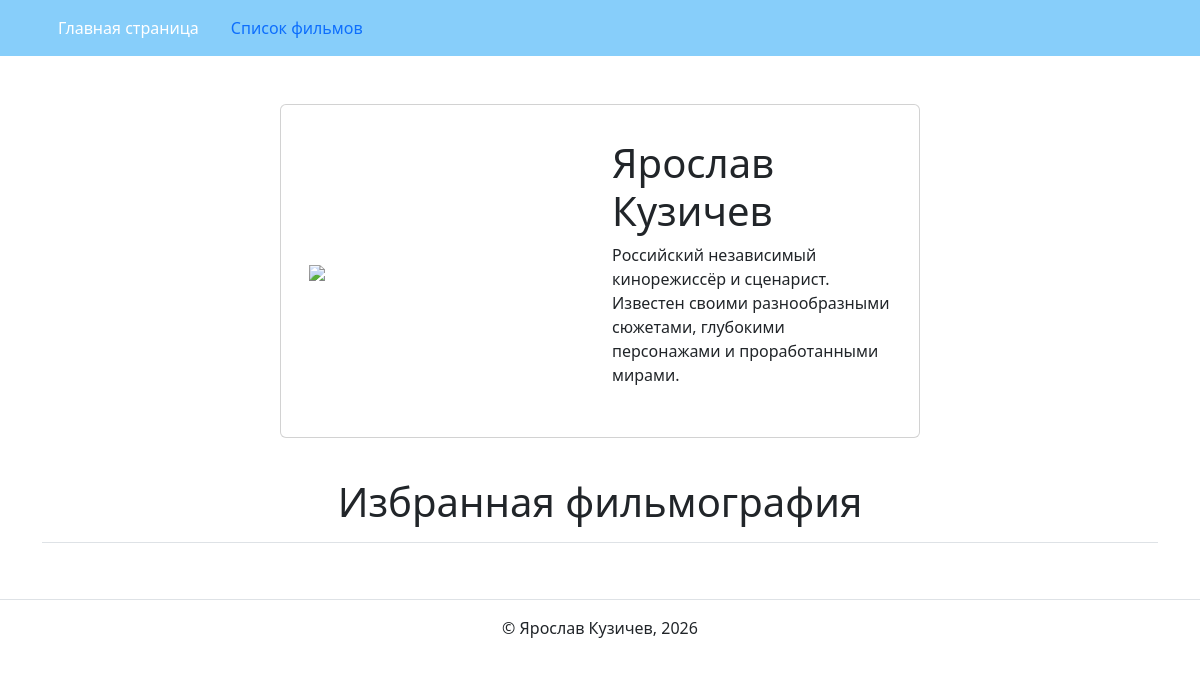
/, run on an earlier commit of the app's database.
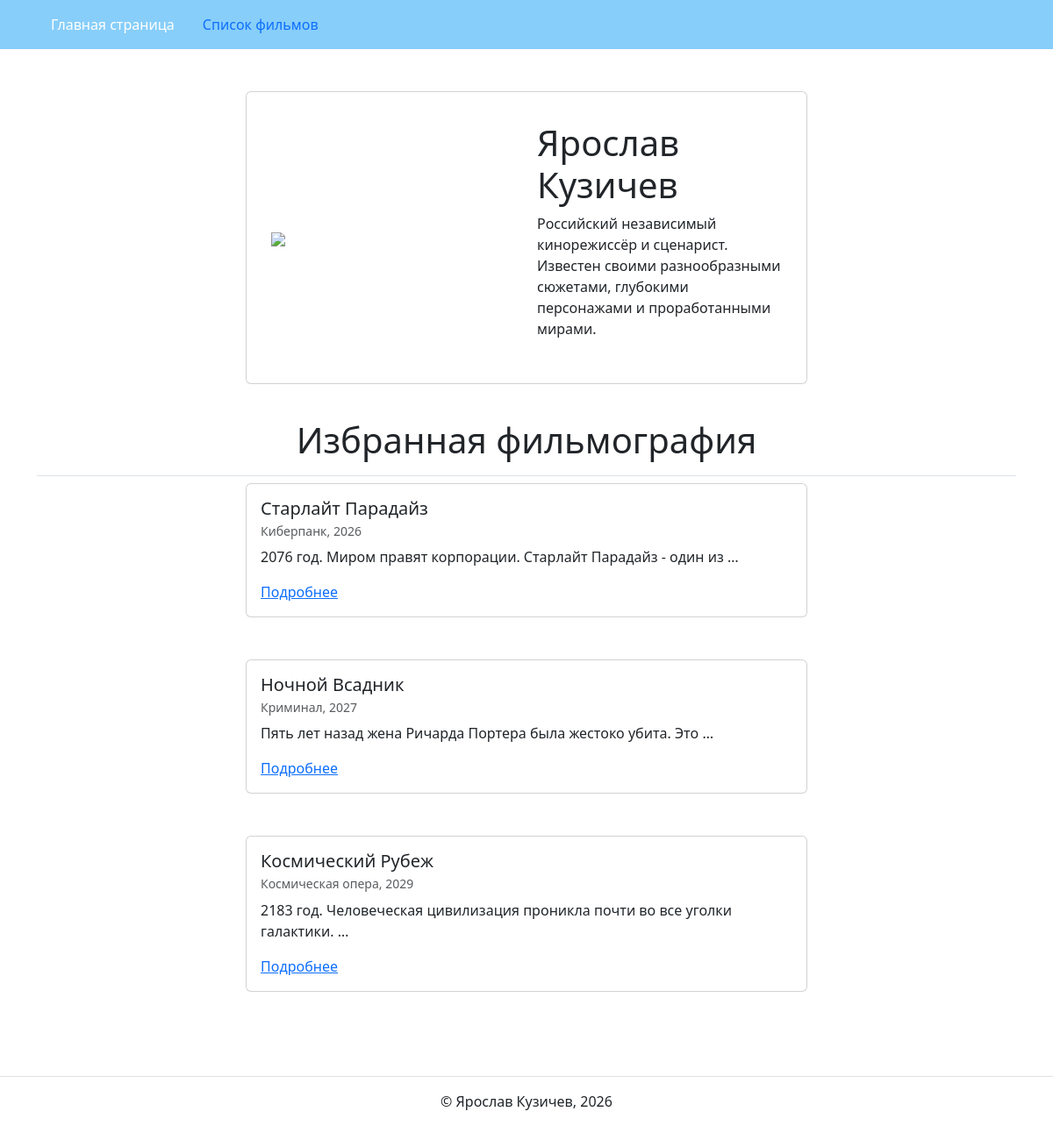
And on a later commit of the database.
### movie_list/models.py (models this page shows, shortened)
class Movie(models.Model):
    title = models.CharField(max_length=256, verbose_name='Название')
    description = models.TextField(verbose_name='Описание')
    genre = models.CharField(max_length=256, verbose_name='Жанр')
    year = models.IntegerField(verbose_name='Год')
    class Meta:
        verbose_name = 'фильм'
        verbose_name_plural = 'Фильмы'

### homepage/views.py (the view)
def index(request):
    template = 'homepage/index.html'
    selected_movies = Movie.objects.filter(
        title__in=['Старлайт Парадайз',
        'Ночной Всадник',
        'Космический Рубеж',]
    ).order_by('year')
    context = {'selected_movies': selected_movies}
    return render(request, template, context)

### templates/homepage/index.html (shortened to what this page needs)
{% extends "base.html" %}
{% block content %}
  <div class="container">
    <div class="col d-flex justify-content-center">
      <div class="card" style="width: 40rem;">
          <div class="card-body">
            <div class="container" style="height: 300px;">
              <div class="row align-items-center h-100">
                <div class="col">
                  <img src="images/Iaroslav_Kuzichev.jpg" height="250">
                </div>
                <div class="col">
                  <h1>Ярослав Кузичев</h1>
                  <p>
                    Российский независимый кинорежиссёр и сценарист.
                    Известен своими разнообразными сюжетами, глубокими персонажами
                    и проработанными мирами.
                  </p>
                </div>
              </div>
            </div>
          </div>
        </div>
      </div>
    </div>
    <br>
    <h1 class="border-bottom text-center py-3">
      Избранная фильмография
    </h1>
    {% for movie in selected_movies %}
      {% include 'includes/movie_card.html' %}
    {% endfor %}
  </div>
{% endblock %}

### templates/includes/movie_card.html
<article class="mb-5">
  <div class="col d-flex justify-content-center">
    <div class="card" style="width: 40rem;">
      <div class="card-body">
        <h5 class="card-title">{{ movie.title }}</h5>
        <h6 class="card-subtitle mb-2 text-muted">
          <small>
            {{ movie.genre}}, {{ movie.year }}
          </small>
        </h6>
        <p class="card-text">{{ movie.description|truncatewords:10 }}</p>
        <a href="{% url 'movie_list:movie_detail' movie.id %}" class="card-link">Подробнее</a>
      </div>
    </div>
  </div>
</article>

What changed in the data, as far as the page shows it:
now on this page (row edited): Movie: title "Старлайт Парадайз", genre "Киберпанк", year "2026", description "2076 год. Миром правят корпорации. Старлайт Парадайз - один из …"
added Movie: title "Ночной Всадник", genre "Криминал", year "2027", description "Пять лет назад жена Ричарда Портера была жестоко убита. Это …"
added Movie: title "Космический Рубеж", genre "Космическая опера", year "2029", description "2183 год. Человеческая цивилизация проникла почти во все уголки галактики. …"
